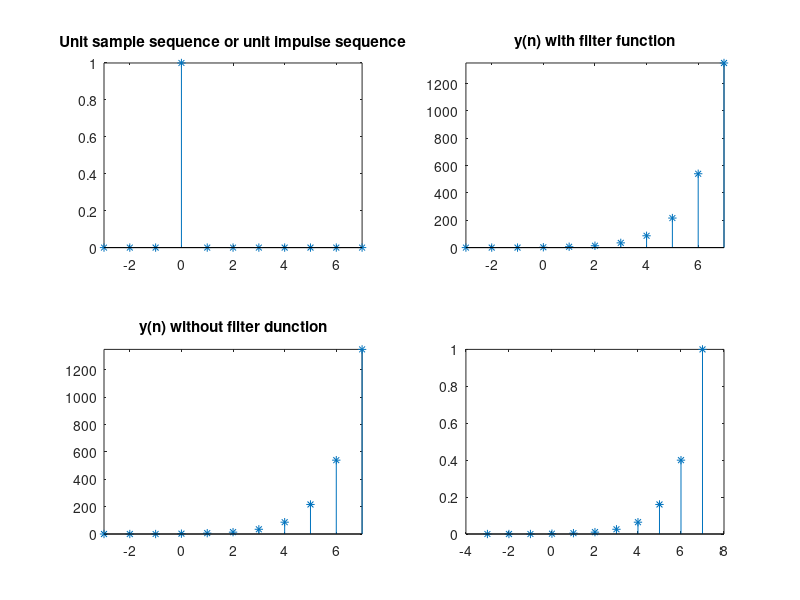

Write MATLAB code to recreate this figure.
clc;
clear all;
close all;

%Generating unit impulse signal or unit sample sequence :
n = -3:1:7;
x = zeros(1,length(n));
index = find(n==0);
x(index)=1;
subplot(2,2,1);
stem(n,x,'*');
title('Unit sample sequence or unit impulse sequence');
axis tight;

%With filter function :
% 2*y(n)-5*y(n-1) = 5*x(n)-4*x(n-2)+1*x(n-3)

a = [5 0 -4 1];
b = [2 -5];
y = filter(a,b,x);
subplot(2,2,2);
stem(n,y,'*');
title('y(n) with filter function');
axis tight;

%Without filter function :

y1= zeros(1,length(n));
for i=1:length(n)
    if(n(i)<0)
        y1(i)=0;
    end
    if(n(i)>=0)
        y1(i)=5*y1(i-1)+5*x(i)-4*x(i-2)+x(i-3);
        y1(i)=abs(y1(i)/2);
    end
end

subplot(2,2,3);
stem(n,y1,'*');
title('y(n) without filter dunction');
axis tight;

%Normalization : 
maxValue = max(y1);
yNorm = y1/maxValue;
subplot(2,2,4);
stem(n,yNorm,'*');